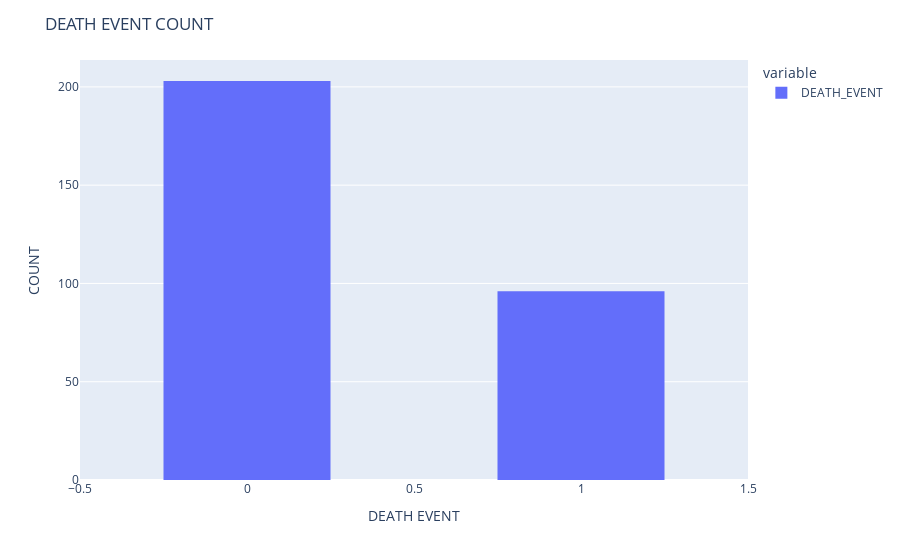

Notebook cell for this chart:
### Code cell
fig = px.histogram(df.select("DEATH_EVENT").toPandas())
fig.update_layout(
    title_text='DEATH EVENT COUNT',
    xaxis_title_text='DEATH EVENT',
    yaxis_title_text='COUNT', 
    bargap=0.5, 
)
fig.show()

### Figure 1 — Plotly figure (JSON) as saved in the notebook; plotly's stock layout.template omitted (floating-point values rounded to 4 significant figures; data arrays with more than 128 entries replaced by an {"elided": "..."} marker saying what was removed)
{"data": [{"alignmentgroup": "True", "bingroup": "x", "hovertemplate": "variable=DEATH_EVENT<br>value=%{x}<br>count=%{y}<extra></extra>", "legendgroup": "DEATH_EVENT", "marker": {"color": "#636efa", "pattern": {"shape": ""}}, "name": "DEATH_EVENT", "offsetgroup": "DEATH_EVENT", "orientation": "v", "showlegend": true, "type": "histogram", "x": {"elided": "299 int values"}, "xaxis": "x", "yaxis": "y"}], "layout": {"autosize": true, "bargap": 0.5, "barmode": "relative", "legend": {"title": {"text": "variable"}, "tracegroupgap": 0}, "margin": {"t": 60}, "title": {"text": "DEATH EVENT COUNT"}, "xaxis": {"anchor": "y", "autorange": true, "domain": [0, 1], "range": [-0.5, 1.5], "title": {"text": "DEATH EVENT"}, "type": "linear"}, "yaxis": {"anchor": "x", "autorange": true, "domain": [0, 1], "range": [0, 213.7], "title": {"text": "COUNT"}}}}
